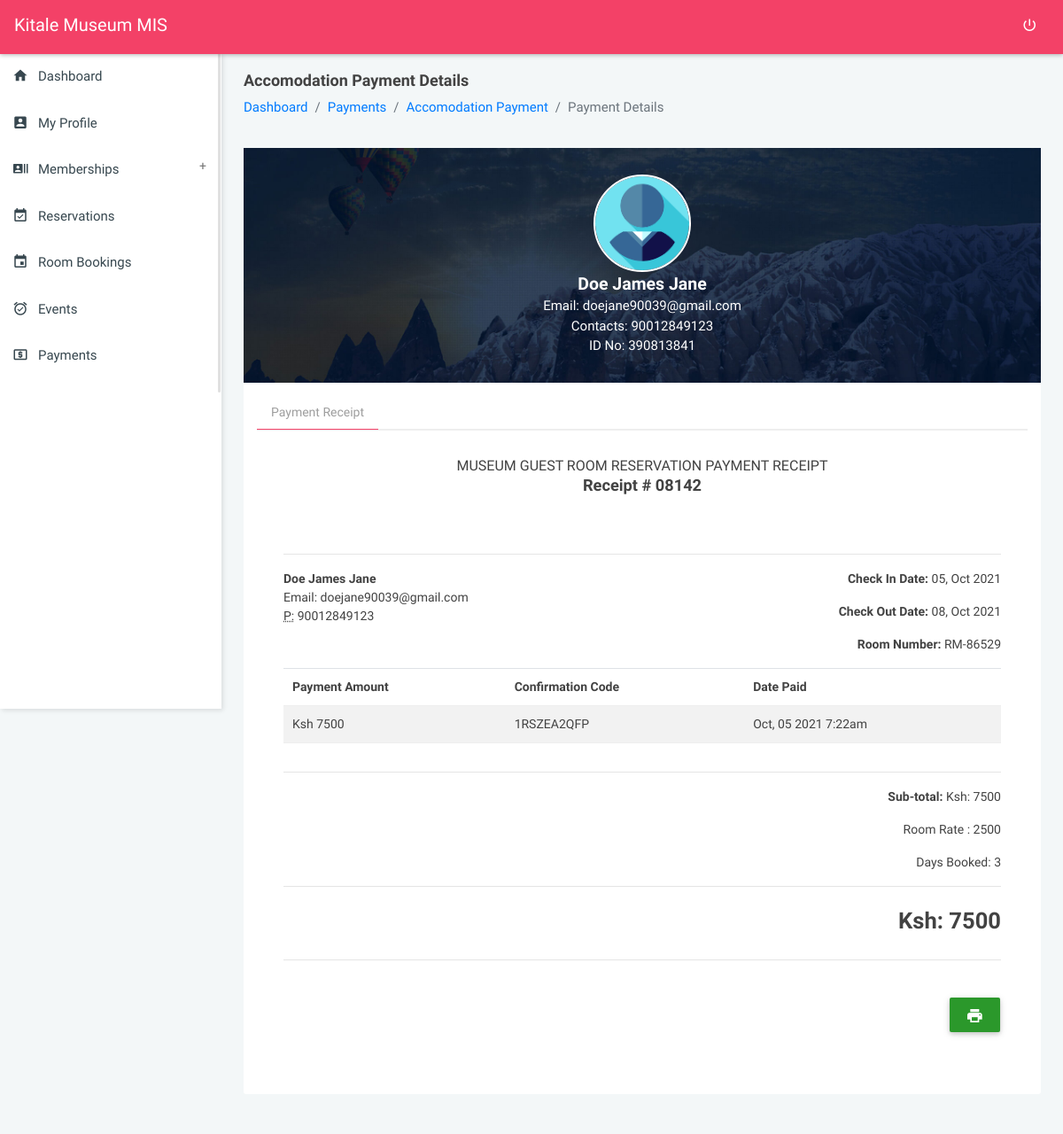
The page /modules_payments_accomodation?view=f3b30b0289edd1b203035fee909a1df93d0624938f&service=8f37e0207f308b060940b8c730cf9d9b2afe908982 (signed in) on the database its author committed.
### tables this page shows
CREATE TABLE `settings` (
  `id` int(20) NOT NULL,
  `name` longtext DEFAULT NULL,
  `tagline` longtext DEFAULT NULL,
  `logo` longtext DEFAULT NULL,
  `mailer_host` varchar(200) DEFAULT NULL,
  `mailer_username` varchar(200) DEFAULT NULL,
  `mailer_from_email` varchar(200) DEFAULT NULL,
  `mailer_password` varchar(200) DEFAULT NULL
);

CREATE TABLE `payments` (
  `payment_id` varchar(200) NOT NULL,
  `payment_user_id` varchar(200) NOT NULL,
  `payment_amount` varchar(200) NOT NULL,
  `payment_confirmation_code` varchar(200) NOT NULL,
  `payment_service_paid_id` varchar(200) NOT NULL,
  `payment_created_at` timestamp(6) NOT NULL DEFAULT current_timestamp(6) ON UPDATE current_timestamp(6)
);

CREATE TABLE `users` (
  `user_id` varchar(200) NOT NULL,
  `user_name` varchar(200) DEFAULT NULL,
  `user_phone` varchar(200) DEFAULT NULL,
  `user_idno` varchar(200) DEFAULT NULL,
  `user_email` varchar(200) DEFAULT NULL,
  `user_password` varchar(200) DEFAULT NULL,
  `user_profile_pic` varchar(200) DEFAULT NULL,
  `user_access_level` varchar(200) DEFAULT NULL,
  `user_created_on` varchar(200) DEFAULT NULL
);

CREATE TABLE `accomodations` (
  `accomodation_id` varchar(200) NOT NULL,
  `accomodation_user_id` varchar(200) DEFAULT NULL,
  `accomodation_check_indate` varchar(200) DEFAULT NULL,
  `accomodation_room_id` varchar(200) DEFAULT NULL,
  `accomodation_payment_status` varchar(200) DEFAULT NULL,
  `accomodation_check_out_date` varchar(200) DEFAULT NULL,
  `accomodation_created_at` timestamp(6) NOT NULL DEFAULT current_timestamp(6) ON UPDATE current_timestamp(6)
);

CREATE TABLE `rooms` (
  `room_id` varchar(200) NOT NULL,
  `room_number` varchar(200) DEFAULT NULL,
  `room_type` longtext DEFAULT NULL,
  `room_status` varchar(200) NOT NULL DEFAULT 'Vacant',
  `room_rate` varchar(200) DEFAULT NULL
);

### config/codeGen.php (called while the page is built, shortened)
<?php
$b = substr(str_shuffle("1234567890"), 1, 5);

### modules_payments_accomodation.php (the view, shortened to what this page needs)
<?php
require_once('config/config.php');
require_once('config/codeGen.php');
require_once('partials/head.php');
?>
<body class="theme-red">
    <?php require_once('partials/navigation.php'); ?>
    <?php
    require_once('partials/sidebar.php');
    $view = $_GET['view'];
    $payment_service_id = $_GET['service'];
    $ret = "SELECT * FROM payments p
    INNER JOIN accomodations a ON a.accomodation_id = p.payment_service_paid_id
    INNER JOIN users u ON p.payment_user_id  = u.user_id
    INNER JOIN rooms r ON r.room_id = a.accomodation_room_id
    WHERE p.payment_id = '$view' AND p.payment_service_paid_id = '$payment_service_id' ";
    $stmt = $mysqli->prepare($ret);
    $stmt->execute();
    $res = $stmt->get_result();
    while ($payment = $res->fetch_object()) {
        if ($payment->user_profile_pic == '') {
            $url = "assets/images/no-profile.png";
        } else {
            $url = "assets/images/$payment->user_profile_pic";
        }
        $checkin = strtotime($payment->accomodation_check_indate);
        $checkout = strtotime($payment->accomodation_check_out_date);
        $days_reserved = $checkout - $checkin;
        $daysreserved = abs(round($days_reserved / (60 * 60 * 24)));
    ?>
        <section class="content profile-page">
            <div class="container-fluid">
                <div class="block-header">
                    <div class="row">
                        <div class="col-lg-12 col-md-6 col-sm-7">
                            <h2>Accomodation Payment Details</h2>
                            <ul class="breadcrumb">
                                <li class="breadcrumb-item"><a href="dashboard">Dashboard</a></li>
                                <li class="breadcrumb-item"><a href="">Payments</a></li>
                                <li class="breadcrumb-item"><a href="modules_payments_accomodations">Accomodation Payment</a></li>
                                <li class="breadcrumb-item active">Payment Details</li>
                            </ul>
                        </div>
                    </div>
                </div>
                <div class="row clearfix">
                    <div class="col-md-12">
                        <div class="boxs-simple">
                            <div class="profile-header">
                                <div class="profile_info">
                                    <div class="profile-image"> <img src="<?php echo $url; ?>" alt=""> </div>
                                    <h4 class="mb-0"><strong><?php echo $payment->user_name; ?></strong></h4>
                                    <span class="">Email: <?php echo $payment->user_email;  ?></span><br>
                                    <span class="">Contacts: <?php echo $payment->user_phone;  ?></span><br>
                                    <span class="">ID No: <?php echo $payment->user_idno;  ?></span><br>
                                </div>
                            </div>
                        </div>
                    </div>
                </div>
                <div class="row clearfix">
                    <div class="col-lg-12 col-md-1">
                        <div class="card">
                            <div class="body">
                                <ul class="nav nav-tabs">
                                    <li class="nav-item"><a class="nav-link active" data-toggle="tab" href="#get_receipt">Payment Receipt</a></li>
                                </ul>
                                <div class="tab-content">
                                    <div role="tabpanel" class="tab-pane active" id="get_receipt">
                                        <div class="col-lg-12 col-md-12 col-sm-12">
                                            <div class="card">
                                                <div id="print">
                                                    <div class="header text-center">
                                                        <h2>Museum Guest Room Reservation Payment Receipt</h2>
                                                        <h4>Receipt # <strong><?php echo $b; ?></strong>
                                                        </h4>
                                                    </div>
                                                    <div class="body">
                                                        <hr>
                                                        <div class="row">
                                                            <div class="col-md-6 col-sm-6">
                                                                <address>
                                                                    <strong><?php echo $payment->user_name; ?></strong><br>
                                                                    Email: <?php echo $payment->user_email; ?><br>
                                                                    <abbr title="Phone">P:</abbr> <?php echo $payment->user_phone; ?>
                                                                </address>
                                                            </div>
                                                            <div class="col-md-6 col-sm-6 text-right">
                                                                <p><strong>Check In Date: </strong><?php echo date('d, M Y', strtotime($payment->accomodation_check_indate)); ?></p>
                                                                <p><strong>Check Out Date: </strong><?php echo date('d, M Y', strtotime($payment->accomodation_check_out_date)); ?></p>
                                                                <p><strong>Room Number: </strong><?php echo $payment->room_number; ?></p>
                                                            </div>
                                                        </div>
                                                        <div class="row">
                                                            <div class="col-md-12">
                                                                <div class="table-responsive">
                                                                    <table id="mainTable" class="table table-striped" style="cursor: pointer;">
                                                                        <thead>
                                                                            <tr>
                                                                                <th>Payment Amount</th>
                                                                                <th>Confirmation Code</th>
                                                                                <th>Date Paid</th>
                                                                            </tr>
                                                                        </thead>
                                                                        <tbody>
                                                                            <tr>
                                                                                <td>Ksh <?php echo $payment->payment_amount; ?></td>
                                                                                <td><?php echo $payment->payment_confirmation_code; ?></td>
                                                                                <td><?php echo date('M, d Y g:ia', strtotime($payment->payment_created_at)); ?></td>
                                                                            </tr>
                                                                        </tbody>
                                                                    </table>
                                                                </div>
                                                            </div>
                                                        </div>
                                                        <hr>
                                                        <div class="row" style="border-radius: 0px;">
                                                            <div class="col-md-12 text-right">
                                                                <p class="text-right"><b>Sub-total:</b> Ksh: <?php echo $payment->payment_amount; ?></p>
                                                                <p class="text-right">Room Rate : <?php echo $payment->room_rate; ?></p>
                                                                <p class="text-right">Days Booked: <?php echo $daysreserved; ?>
                                                                </p>
                                                                <hr>
                                                                <h3 class="text-right">Ksh: <?php echo $payment->payment_amount; ?></h3>
                                                            </div>
                                                        </div>
                                                        <hr>
                                                    </div>
                                                </div>
                                                <div class="hidden-print col-md-12 text-right">
                                                    <button id="print" onclick="printContent('print');" class="btn btn-raised btn-success"><i class="zmdi zmdi-print"></i></button>
                                                </div>
                                            </div>
                                        </div>
                                    </div>
                                </div>
                            </div>
                        </div>
                    </div>
                </div>
            </div>
        </section>
    <?php }
    ?>
</body>
</html>

### partials/navigation.php (shortened to what this page needs)
<?php
$user_rank = $_SESSION['user_access_level'];
$ret = "SELECT * FROM settings";
$stmt = $mysqli->prepare($ret);
$stmt->execute();
$res = $stmt->get_result();
while ($sys = $res->fetch_object()) {
    if ($user_rank == 'Member') {
?>
        <nav class="navbar">
            <div class="col-12">
                <div class="navbar-header">
                    <a href="javascript:void(0);" class="bars"></a>
                    <a class="navbar-brand" href="home"><?php echo $sys->name; ?> MIS</a>
                </div>
                <ul class="nav navbar-nav navbar-right">
                    <li><a href="logout" class="mega-menu" data-close="true"><i class="zmdi zmdi-power"></i></a></li>
                </ul>
            </div>
        </nav>
    <?php
    } else {
    ?>
        <nav class="navbar">
            <div class="col-12">
                <div class="navbar-header">
                    <a class="navbar-brand" href="dashboard"><?php echo $sys->name; ?> MIS</a>
                </div>
                <ul class="nav navbar-nav navbar-right">
                    <li><a href="logout" class="mega-menu" data-close="true"><i class="zmdi zmdi-power"></i></a></li>
                </ul>
            </div>
        </nav>
<?php
    }
}
?>

### assets/css/all-themes.css (style rules this page uses)
.theme-red .bars, .theme-red .navbar-brand, .theme-red .navbar-brand:hover, .theme-red .navbar-brand:active, .theme-red .navbar-brand:focus, .theme-red .nav > li > a { color: #fff; }
.theme-red .nav > li > a:hover, .theme-red .nav > li > a:focus, .theme-red .nav .open > a, .theme-red .nav .open > a:hover, .theme-red .nav .open > a:focus .theme-red .sidebar .menu .list li.active, { background-color: transparent; }
.theme-red .nav-tabs .nav-link.active { border-bottom: 1px solid #f34167 !important; }
.theme-purple .nav > li > a:hover, .theme-purple .nav > li > a:focus, .theme-purple .nav .open > a, .theme-purple .nav .open > a:hover, .theme-purple .nav .open > a:focus .theme-purple .sidebar .menu .list li.active, { background-color: transparent; }
.theme-deep-purple .nav > li > a:hover, .theme-deep-purple .nav > li > a:focus, .theme-deep-purple .nav .open > a, .theme-deep-purple .nav .open > a:hover, .theme-deep-purple .nav .open > a:focus .theme-deep-purple .sidebar .menu .list li.active, { background-color: transparent; }
.theme-blue .nav > li > a:hover, .theme-blue .nav > li > a:focus, .theme-blue .nav .open > a, .theme-blue .nav .open > a:hover, .theme-blue .nav .open > a:focus .theme-blue .sidebar .menu .list li.active, { background-color: transparent; }
.theme-cyan .nav > li > a:hover, .theme-cyan .nav > li > a:focus, .theme-cyan .nav .open > a, .theme-cyan .nav .open > a:hover, .theme-cyan .nav .open > a:focus .theme-cyan .sidebar .menu .list li.active, { background-color: transparent; }
.theme-blue-grey .nav > li > a:hover, .theme-blue-grey .nav > li > a:focus, .theme-blue-grey .nav .open > a, .theme-blue-grey .nav .open > a:hover, .theme-blue-grey .nav .open > a:focus .theme-blue-grey .sidebar .menu .list li.active, { background-color: transparent; }
.theme-black .nav > li > a:hover, .theme-black .nav > li > a:focus, .theme-black .nav .open > a, .theme-black .nav .open > a:hover, .theme-black .nav .open > a:focus .theme-black .sidebar .menu .list li.active, { background-color: transparent; }
.theme-green .nav > li > a:hover, .theme-green .nav > li > a:focus, .theme-green .nav .open > a, .theme-green .nav .open > a:hover, .theme-green .nav .open > a:focus .theme-green .sidebar .menu .list li.active, { background-color: transparent; }
.theme-orange .nav > li > a:hover, .theme-orange .nav > li > a:focus, .theme-orange .nav .open > a, .theme-orange .nav .open > a:hover, .theme-orange .nav .open > a:focus .theme-orange .sidebar .menu .list li.active, { background-color: transparent; }
.theme-blush .nav > li > a:hover, .theme-blush .nav > li > a:focus, .theme-blush .nav .open > a, .theme-blush .nav .open > a:hover, .theme-blush .nav .open > a:focus .theme-blush .sidebar .menu .list li.active, { background-color: transparent; }

### rows shown on the page
settings: name "Kitale Museum"
payments: users.user_name "Doe James Jane", users.user_email "doejane90039@gmail.com", users.user_phone "90012849123", users.user_idno "390813841", accomodations.accomodation_check_indate "05, Oct 2021", accomodations.accomodation_check_out_date "08, Oct 2021", rooms.room_number "RM-86529", payment_amount "7500", payment_confirmation_code "1RSZEA2QFP", payment_created_at "Oct, 05 2021 7:22am", rooms.room_rate "2500", accomodations.accomodation_check_out_date+accomodation_check_indate "3"
